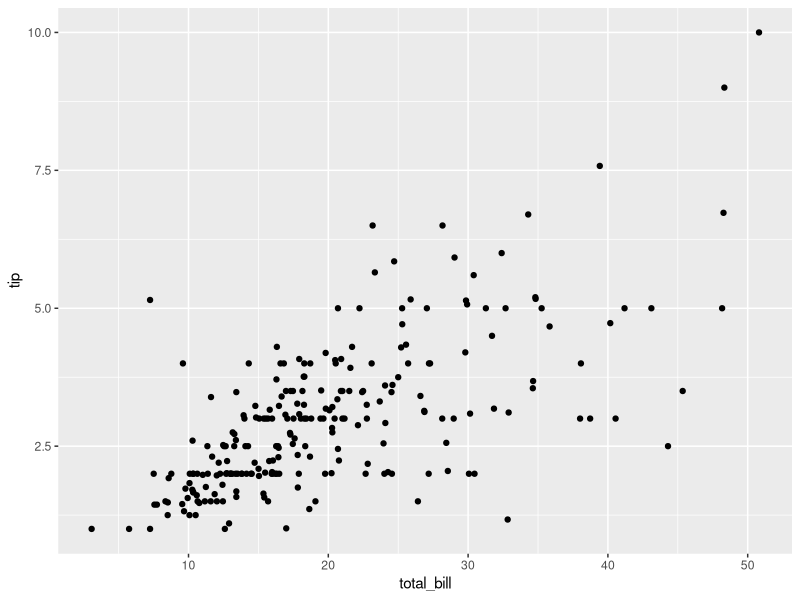
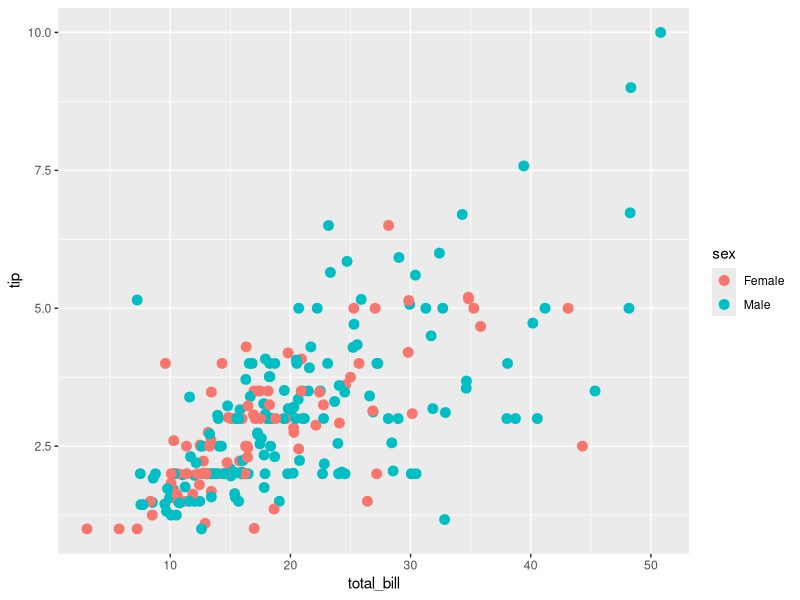

The R script that drew these images, in order:
install.packages('ggplot2')
library(ggplot2)

# Plotando um grfico básico com qplot()
data(tips, package = 'reshape2')
View(tips)
qplot(total_bill, tip, data = tips, geom = "point")


# Camada 1
camada1 <- geom_point(
  mapping = aes(x = total_bill, y = tip, color = sex),
  data = tips,
  size = 3
)
ggplot() + camada1

# aes =  mapeando a estética 

# Camada 2
# Construindo um modelo de regressão linear
